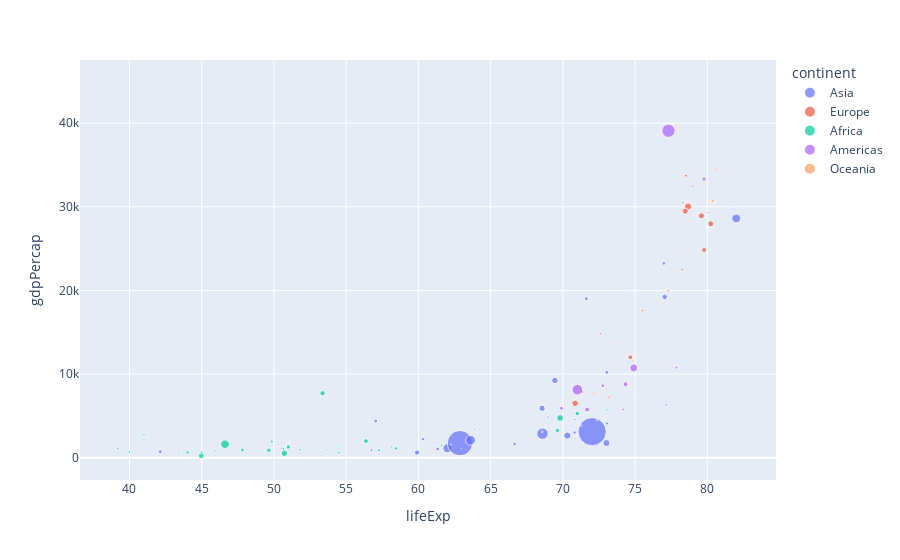

The code cell stored with this chart in its notebook:
### Markdown cell above
6. Dibujar un diagrama de dispersión para expectativa de vida versus el PIB per capita para el año 2002 y usando colores para diferenciar por continente y que el tamaño de cada punto esté representado por la población de cada país.

### Code cell
fig = px.scatter(gapminder_2002, x='lifeExp', y='gdpPercap', color='continent', size='pop')
fig.show()
